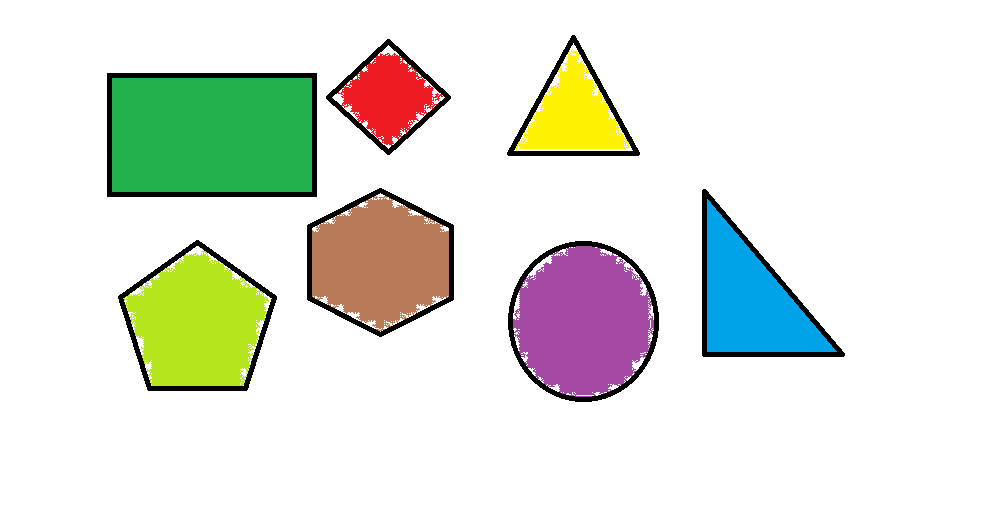
#> input picture Project_1/data/shape.png, 1005 x 517 px
$ jupyter execute shapes.ipynb
#> lines starting #> are read from the running program, lines starting #| are printed output that depends on the picture; after the words box and inside, x2 and y2 are one past the last pixel; in counts of white or black regions, pixels touching at a corner belong together
[cell 1]
import cv2 as cv
import numpy as np
import matplotlib.pyplot as plt

# Load the image and convert it to grayscale:
img = cv.imread("data/shape.png")
#> img is the input picture: shape (517, 1005, 3); mean B, G, R 220.8, 229.8, 225.6
imgGray = cv.cvtColor(img, cv.COLOR_BGR2GRAY)
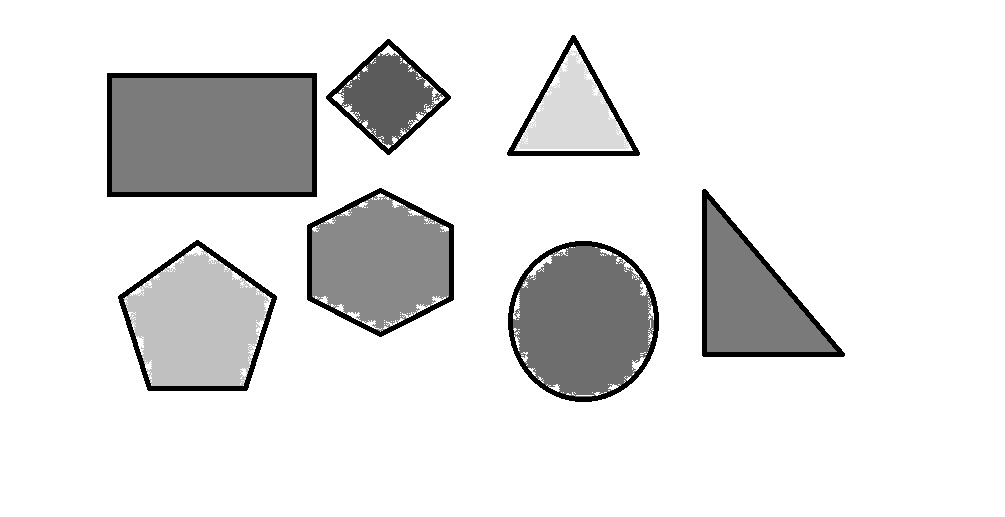
#> imgGray: shape (517, 1005); min 0, max 255, mean 227.5

plt.figure(figsize=(12,8))

# BGR to RGB
imgRGB = img[:,:,::-1]
plt.subplot(221)
plt.imshow(imgRGB)

# Apply thresholding to get a binary image:
ret, threshImg = cv.threshold(imgGray, 50, 255, cv.THRESH_BINARY_INV)
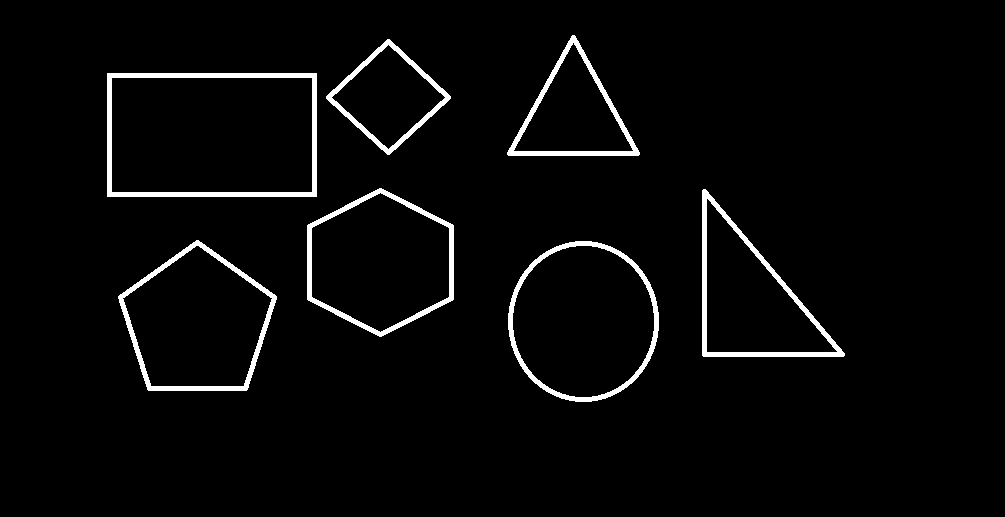
#> threshImg: shape (517, 1005); 3.2% white; 7 white regions, largest, box (x1, y1, x2, y2) and area: (107, 73, 317, 197) 3240, (702, 189, 845, 357) 2550, (118, 240, 277, 391) 2390

# gray to RGB
imgRGB = cv.cvtColor(threshImg, cv.COLOR_GRAY2RGB)
#> imgRGB: shape (517, 1005, 3); 3.2% white; 7 white regions
plt.subplot(222)
plt.imshow(imgRGB)

# Find contours using the thresholded image:
contours, hierarchy = cv.findContours(threshImg, cv.RETR_EXTERNAL, cv.CHAIN_APPROX_NONE)
#> contours = 7 contours; box (x1, y1, x2, y2) and area: (107, 73, 317, 197) 25707, (508, 241, 659, 402) 18859, (118, 240, 277, 391) 16606, (307, 188, 454, 337) 16293, (702, 189, 845, 357) 12313, (507, 35, 640, 156) 8238, (326, 39, 451, 155) 7377

# number of detected contours:
print(f"detected contours: {len(contours)}")
#| detected contours: 7

# approxPolyDP():
imgApproxPolyDP = img.copy()
for contour in contours:
    perimeter = cv.arcLength(contour, True)
    epsilon = 0.03 * perimeter
    approxPolyDP = cv.approxPolyDP(contour, epsilon, True)


    color = (0, 255, 255)
    thickness = 5
    # draw line
    for approx in approxPolyDP:
        cv.drawContours(imgApproxPolyDP, [approx], 0, color, thickness)
    color = (255, 255, 255)
    thickness = 5
    # draw points
    for approx in [approxPolyDP]:
        # draw points
        squeeze = np.squeeze(approx)
        print('contour:',approx.shape, squeeze.shape)
        for p in squeeze:
            pp = tuple(p.reshape(1, -1)[0])
            cv.circle(imgApproxPolyDP, pp, 10, color, -1)


    # determine shape
    verticeNumber = len(approxPolyDP)
    if verticeNumber == 3:
        vertice_shape = (verticeNumber, 'Triangle')
    elif verticeNumber == 4:
        # get aspect ratio
        x, y, width, height = cv.boundingRect(approxPolyDP)
        aspectRatio = float(width) / height
        #print(aspectRatio)
        if 0.90 < aspectRatio < 1.1:
            vertice_shape = (verticeNumber, 'Square')
        else:
            vertice_shape = (verticeNumber, 'Rectangle')
    elif verticeNumber == 5:
        vertice_shape = (verticeNumber, 'Pentagon')
    elif verticeNumber == 6:
        vertice_shape = (verticeNumber, 'Hexagon')
    elif verticeNumber == 7:
        vertice_shape = (verticeNumber, "Heptagon")
    else:
        vertice_shape = (verticeNumber, 'Circle')
# [10 lines of commented-out code are left out]
    M = cv.moments(contour)

    # The center or centroid can be calculated as follows:
    cX = int(M['m10'] / M['m00'])
    cY = int(M['m01'] / M['m00'])

    # Get the position to draw:
    text = vertice_shape[1]
    fontFace = cv.FONT_HERSHEY_SIMPLEX
    fontScale = 1
    thickness = 3
    text_size = cv.getTextSize(text, fontFace, fontScale, thickness)[0]

    text_x = cX - text_size[0] / 2
    text_x = round(text_x)
    text_y = cY + text_size[1] / 2
    text_y = round(text_y)

    # Write the ordering of the shape on the center of shapes
    color = (0, 0, 0)
    cv.putText(imgApproxPolyDP, text, (text_x, text_y), fontFace, fontScale, color, thickness)
#> this loop made 7 passes
#> (perimeter, epsilon, approxPolyDP, verticeNumber, x, y, width, height) on passes 5 to 6: (664, 19.92, [[107, 73], [107, 196], [316, 196], [316, 73]], 4, 107, 73, 210, 124), (345.6, 10.37, [[387, 39], [326, 98], [389, 154], [450, 96]], 4, 326, 39, 125, 116)
#> (perimeter, epsilon, approxPolyDP, verticeNumber, vertice_shape, cX, cY, text) on passes 3, 7: (534.8, 16.04, [[703, 189], [702, 355], [843, 356]], 3, (3, 'Triangle'), 750, 299, 'Triangle'), (426.7, 12.8, [[572, 35], [507, 154], [638, 155]], 3, (3, 'Triangle'), 573, 114, 'Triangle')
#| contour: (8, 1, 2) (8, 2)
#| contour: (5, 1, 2) (5, 2)
#| contour: (3, 1, 2) (3, 2)
#| contour: (6, 1, 2) (6, 2)
#| contour: (4, 1, 2) (4, 2)
#| contour: (4, 1, 2) (4, 2)
#| contour: (3, 1, 2) (3, 2)
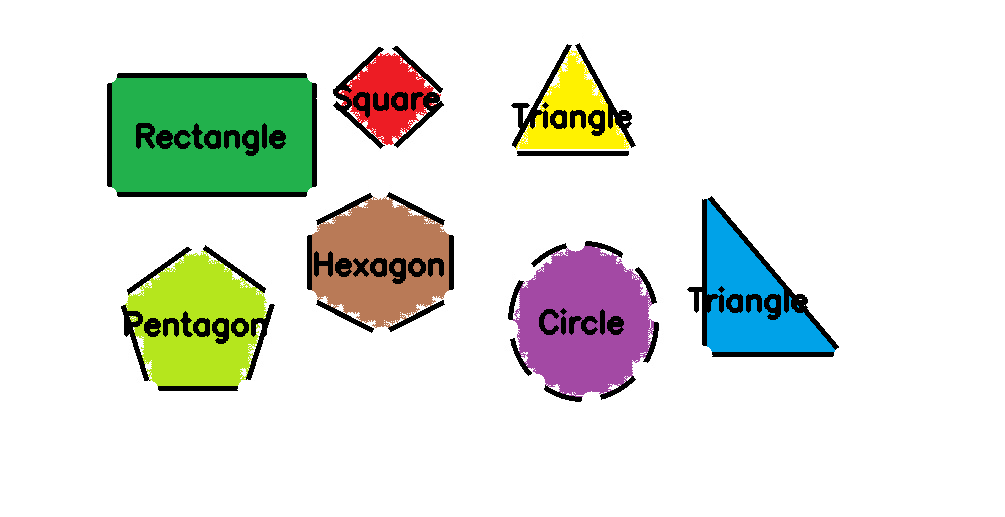
#> imgApproxPolyDP: shape (517, 1005, 3); 2.84% of pixels changed, all inside (x1, y1, x2, y2) = (107, 32, 845, 408)


# BGR to RGB
imgRGB = imgApproxPolyDP[:,:,::-1]
plt.subplot(223)
plt.imshow(imgRGB)

plt.show()
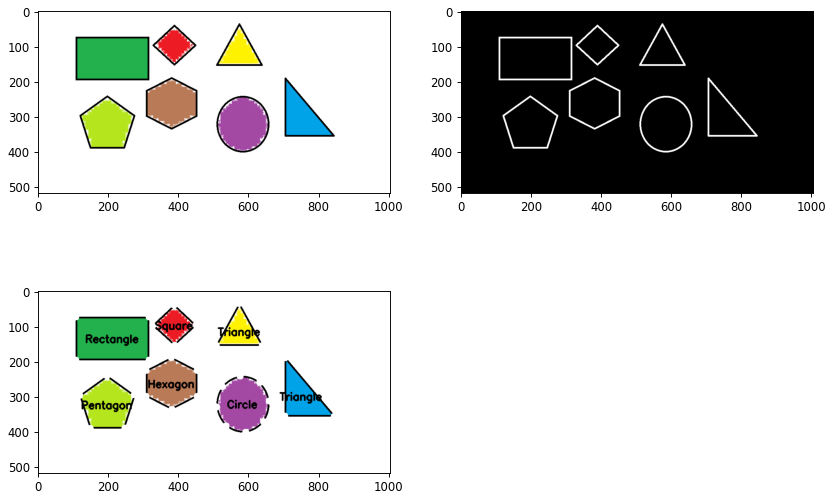
#> figure drawn by matplotlib, 3 panels

[cell 2]
import cv2 as cv
import numpy as np
import matplotlib.pyplot as plt

# Load the image and convert it to grayscale:
img = cv.imread("data/shape.png")
imgGray = cv.cvtColor(img, cv.COLOR_BGR2GRAY)
print(imgGray[400,600])
#| 255
# Apply thresholding to get a binary image:
ret, threshImg = cv.threshold(imgGray, 50, 255, cv.THRESH_BINARY_INV)

# Find contours using the thresholded image:
contours, hierarchy = cv.findContours(threshImg, cv.RETR_EXTERNAL, cv.CHAIN_APPROX_NONE)

# number of detected contours:
print(f"detected contours: {len(contours)}")
#| detected contours: 7

# create list of tuple (size, shape) for each contour
# list of contour size
contours_sizes = [cv.contourArea(contour) for contour in contours]
#> contours_sizes = [18859, 16606, 12313, 16293, 25707, 7377, 8238]
# list of (size, contour)
size_shape_list = zip(contours_sizes, contours)
sorted_size_shape_list = sorted(size_shape_list)
#> sorted_size_shape_list = 7 items
# (contour_sizes, contours) = zip(*sorted_size_shape_list)

plt.figure(figsize=(10,10))

# BGR to RGB
imgRGB = img[:,:,::-1]
plt.subplot(211)
plt.imshow(imgRGB)

for i, (size, contour) in enumerate(sorted_size_shape_list):
    # Compute the moment of contour:
    M = cv.moments(contour)

    # The center or centroid can be calculated as follows:
    cX = int(M['m10'] / M['m00'])
    cY = int(M['m01'] / M['m00'])

    # Get the position to draw:
    text = str(i + 1)
    fontFace = cv.FONT_HERSHEY_SIMPLEX
    fontScale = 2
    thickness = 3
    text_size = cv.getTextSize(text, fontFace, fontScale, thickness)[0]

    text_x = cX - text_size[0] / 2
    text_x = round(text_x)
    text_y = cY + text_size[1] / 2
    text_y = round(text_y)

    # Write the ordering of the shape on the center of shapes
    color = (0, 0, 0)
    cv.putText(img, text, (text_x, text_y), fontFace, fontScale, color, thickness)
#> this loop made 7 passes
#> (size, cX, cY, text, text_x, text_y) on passes 1 to 7: (7377, 388, 96, '1', 366, 118), (8238, 573, 114, '2', 552, 136), (12313, 750, 299, '3', 728, 321), (16293, 380, 262, '4', 358, 284), (16606, 197, 322, '5', 176, 344), (18859, 583, 321, '6', 562, 343), (25707, 211, 134, '7', 190, 156)
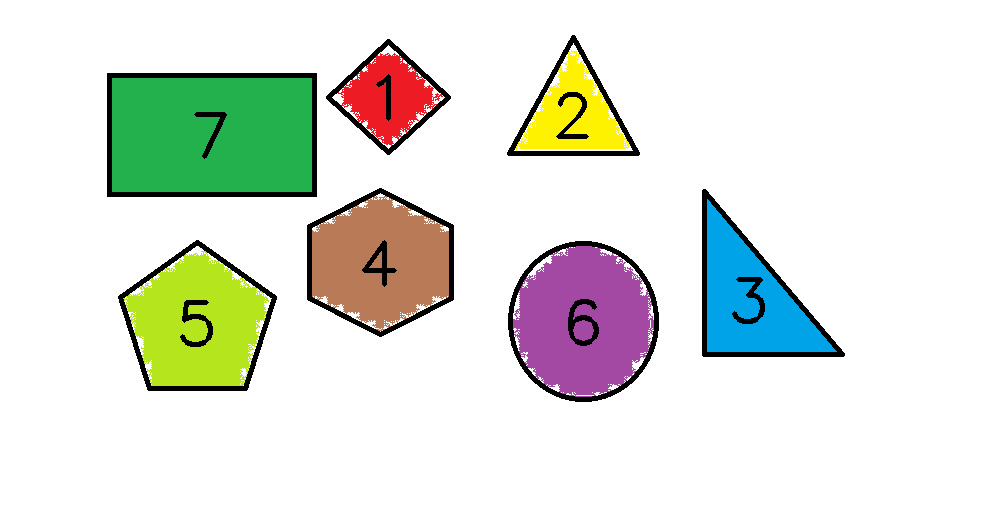
#> img: shape (517, 1005, 3); 0.64% of pixels changed, all inside (x1, y1, x2, y2) = (180, 74, 765, 347)

# BGR to RGB
imgRGB = img[:,:,::-1]
plt.subplot(212)
plt.imshow(imgRGB)

plt.show()

[cell 3]
import cv2 as cv
import numpy as np
import matplotlib.pyplot as plt

# Load the image and convert it to grayscale:
img = cv.imread("data/shape2.png")
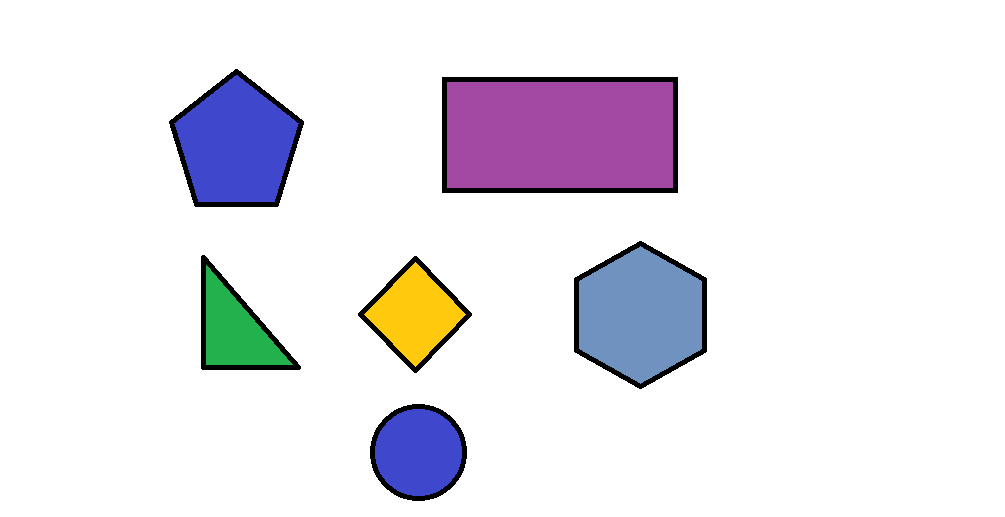
#> input picture Project_1/data/shape2.png, 1005 x 517 px
#> img is the input picture: shape (517, 1005, 3); mean B, G, R 237.5, 230.7, 233.1
imgGray = cv.cvtColor(img, cv.COLOR_BGR2GRAY)
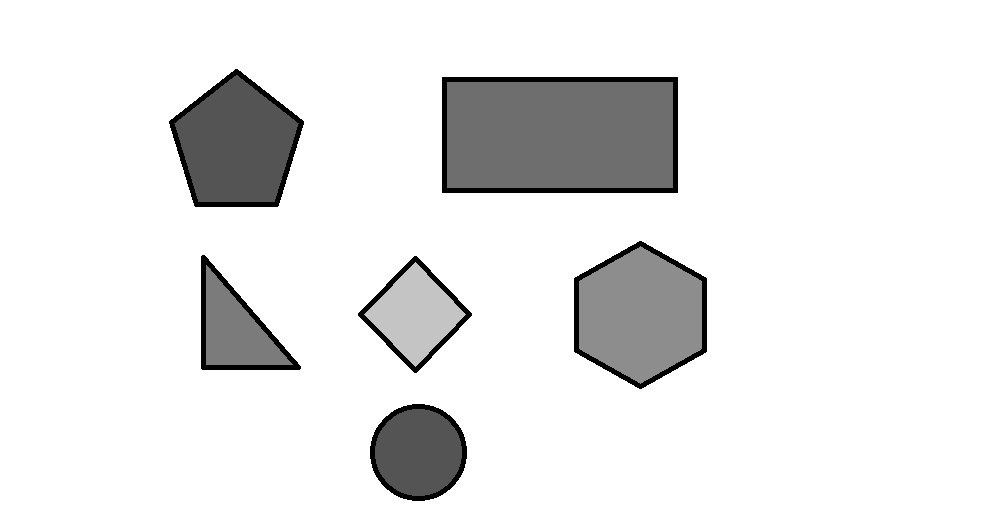
#> imgGray: shape (517, 1005); min 0, max 255, mean 232.2
print(imgGray[400,600])
#| 255
# Apply thresholding to get a binary image:
ret, threshImg = cv.threshold(imgGray, 50, 255, cv.THRESH_BINARY_INV)
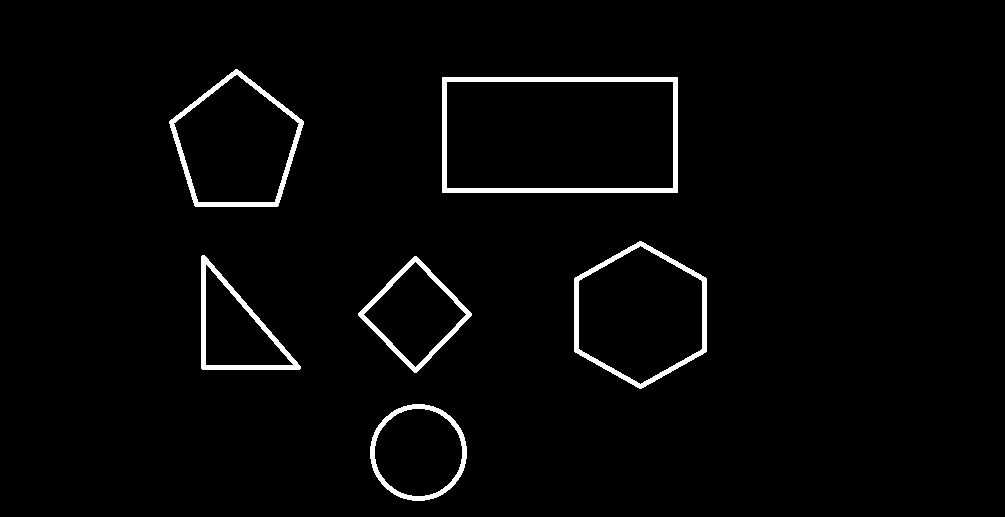
#> threshImg: shape (517, 1005); 2.4% white; 6 white regions

# Find contours using the thresholded image:
contours, hierarchy = cv.findContours(threshImg, cv.RETR_EXTERNAL, cv.CHAIN_APPROX_NONE)
#> contours = 6 contours; box (x1, y1, x2, y2) and area: (442, 77, 678, 193) 27025, (574, 241, 707, 389) 14594, (169, 69, 304, 207) 12792, (370, 404, 467, 501) 7243, (358, 256, 472, 373) 6783, (201, 255, 301, 370) 5962

# number of detected contours:
print(f"detected contours: {len(contours)}")
#| detected contours: 6

# create list of tuple (size, shape) for each contour
# list of contour size
contours_sizes = [cv.contourArea(contour) for contour in contours]
#> contours_sizes = [7243, 6783, 5961.5, 14594, 27025, 12792]
# list of (size, contour)
size_shape_list = zip(contours_sizes, contours)
sorted_size_shape_list = sorted(size_shape_list)
#> sorted_size_shape_list = 6 items
# (contour_sizes, contours) = zip(*sorted_size_shape_list)

plt.figure(figsize=(10,10))

# BGR to RGB
imgRGB = img[:,:,::-1]
plt.subplot(211)
plt.imshow(imgRGB)
imgApproxPolyDP = img.copy()
for i, (size, contour) in enumerate(sorted_size_shape_list):
    # Compute the moment of contour:


    perimeter = cv.arcLength(contour, True)
    epsilon = 0.03 * perimeter
    approxPolyDP = cv.approxPolyDP(contour, epsilon, True)


    color = (0, 255, 255)
    thickness = 5
    # draw line
    for approx in approxPolyDP:
        cv.drawContours(imgApproxPolyDP, [approx], 0, color, thickness)
    color = (255, 255, 255)
    thickness = 5
    # draw points
    for approx in [approxPolyDP]:
        # draw points
        squeeze = np.squeeze(approx)
        #print('contour:',approx.shape, squeeze.shape)

        for p in squeeze:
            pp = tuple(p.reshape(1, -1)[0])
            cv.circle(imgApproxPolyDP, pp, 10, color, -1)


    # determine shape
    verticeNumber = len(approxPolyDP)
    if verticeNumber == 3:
        vertice_shape = (verticeNumber, 'Triangle')
    elif verticeNumber == 4:
        # get aspect ratio
        x, y, width, height = cv.boundingRect(approxPolyDP)
        aspectRatio = float(width) / height
        #print(aspectRatio)
        if 0.90 < aspectRatio < 1.1:
            vertice_shape = (verticeNumber, 'Square')
        else:
            vertice_shape = (verticeNumber, 'Rectangle')
    elif verticeNumber == 5:
        vertice_shape = (verticeNumber, 'Pentagon')
    elif verticeNumber == 6:
        vertice_shape = (verticeNumber, 'Hexagon')
    else:
        vertice_shape = (verticeNumber, 'Circle')
# [12 lines of commented-out code are left out]
    M = cv.moments(contour)

    # The center or centroid can be calculated as follows:
    cX = int(M['m10'] / M['m00'])
    cY = int(M['m01'] / M['m00'])

    # Get the position to draw:
    text1 = vertice_shape[1]
    text2 = str(i + 1)
    text = text1 + text2
    fontFace = cv.FONT_HERSHEY_SIMPLEX
    fontScale = 1
    thickness = 3
    text_size = cv.getTextSize(text, fontFace, fontScale, thickness)[0]

    text_x = cX - text_size[0] / 2
    text_x = round(text_x)
    text_y = cY + text_size[1] / 2
    text_y = round(text_y)

    # Write the ordering of the shape on the center of shapes
    color = (0, 0, 0)
    cv.putText(imgApproxPolyDP, text, (text_x, text_y), fontFace, fontScale, color, thickness)
    print("Sort by shape then size : ",{text1},{text2})
    print("Sort by size then shape : ",{text2},{text1})
    print()
#> this loop made 6 passes
#> (size, perimeter, epsilon, approxPolyDP, verticeNumber, x, y, width) on passes 2, 6: (6783, 328, 9.84, [[414, 256], [358, 315], [416, 372], [471, 313]], 4, 358, 256, 114), (27025, 700, 21, [[442, 77], [442, 192], [677, 192], [677, 77]], 4, 442, 77, 236)
#> (size, perimeter, epsilon, approxPolyDP, verticeNumber, vertice_shape, cX, cY) on pass 1: (5961.5, 368, 11.04, [[202, 255], [201, 368], [299, 369]], 3, (3, 'Triangle'), 234, 329)
#| Sort by shape then size :  {'Triangle'} {'1'}
#| Sort by size then shape :  {'1'} {'Triangle'}
#| Sort by shape then size :  {'Square'} {'2'}
#| Sort by size then shape :  {'2'} {'Square'}
#| Sort by shape then size :  {'Circle'} {'3'}
#| Sort by size then shape :  {'3'} {'Circle'}
#| Sort by shape then size :  {'Pentagon'} {'4'}
#| Sort by size then shape :  {'4'} {'Pentagon'}
#| Sort by shape then size :  {'Hexagon'} {'5'}
#| Sort by size then shape :  {'5'} {'Hexagon'}
#> (further printed lines are left out)
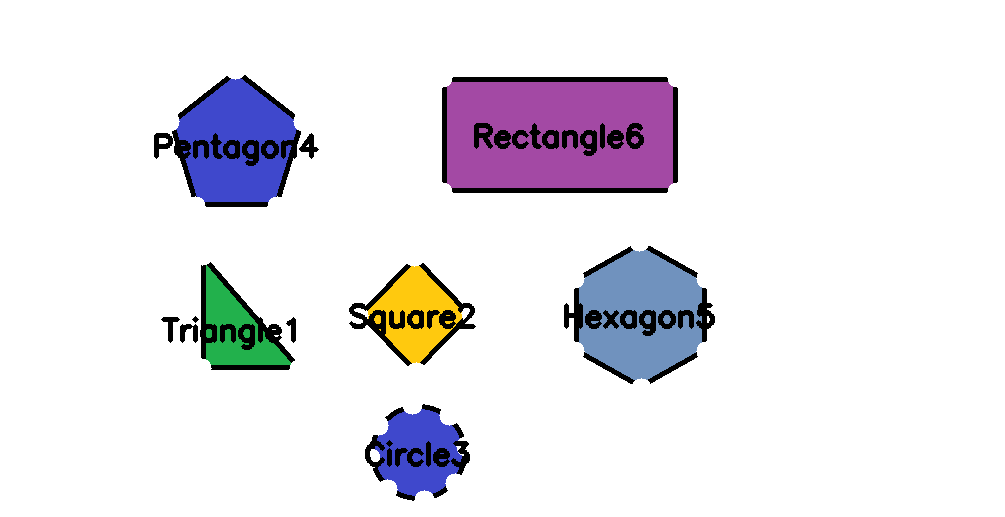
#> imgApproxPolyDP: shape (517, 1005, 3); 2.51% of pixels changed, all inside (x1, y1, x2, y2) = (154, 69, 715, 501)


# BGR to RGB
imgRGB = imgApproxPolyDP[:,:,::-1]
plt.subplot(212)
plt.imshow(imgRGB)

plt.show()
